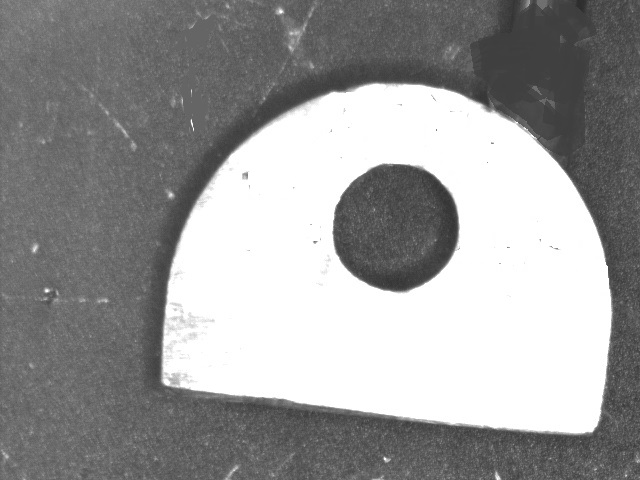
#> input picture test3.jpeg, 640 x 480 px, found by its file name
$ python ImagePreProcess.py   (older library calls are emulated)
#> lines starting #> are read from the running program, lines starting #| are printed output that depends on the picture; after the words box and inside, x2 and y2 are one past the last pixel; in counts of white or black regions, pixels touching at a corner belong together
# -*- coding: utf-8 -*-
"""
Created on Wed Nov  8 17:38:33 2017

@author: Administrator
"""

#coding:utf-8
#===============================================
#文件说明:
#       第三节:图像处理---之---在python下,怎样使用OpenCv设置ROI区域
#开发环境：
#       Ubuntu14.04+Python2.7+IDLE+IPL
#时间地点:
#       陕西师范大学　2016.11.19
#作　　者:
#       九月
#===============================================

#1--Python中ROI区域的设置也是使用Numpy中的索引来实现的
import cv2
import numpy as np
import matplotlib.pyplot as plt
#以灰度读取图片
#srcImg = cv2.imread("CZ180.jpg",0)
srcImg = cv2.imread("test3.jpeg")
#> srcImg is the input picture: shape (480, 640, 3); min 43, max 255, mean 153.2
plt.imshow(srcImg, cmap="gray")
#plt.imshow(srcImg, cmap="gray")

#cv2.imshow 必须跟随 cv2.waitKey(0)
#cv2.imshow("[srcImg]",srcImg)                  #[1]显示原始图片
#roiImag=srcImg[800:1200,0:800]
imgray = cv2.cvtColor(srcImg,cv2.COLOR_BGR2GRAY)#转成灰色图
# [7 lines of commented-out code are left out]
ret, thresh = cv2.threshold(imgray, 150, 250, cv2.THRESH_BINARY)
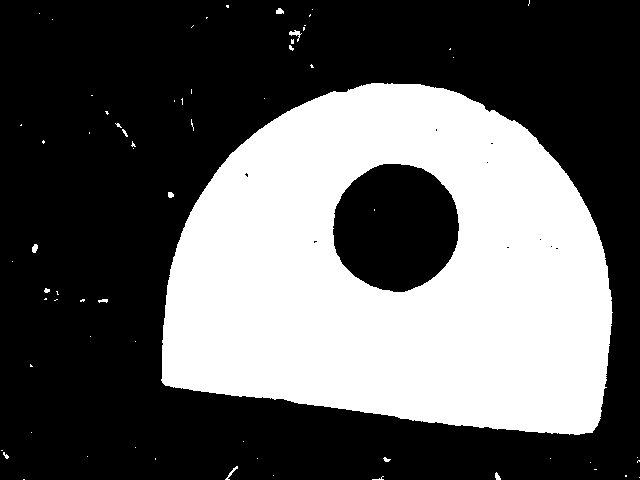
#> thresh: shape (480, 640); values 0 (black) and 250 (white), 36.7% white; 66 white regions (54 under 20 px)
#cv2.imshow("[sImg]",thresh)
#找轮廓必须有三个返回值，网上教程大部份出错
thresh,contours, hierarchy = cv2.findContours(thresh,cv2.RETR_TREE,cv2.CHAIN_APPROX_SIMPLE)
#> contours = 76 contours, 68 with area under 20; largest, box (x1, y1, x2, y2) and area: (161, 83, 613, 435) 124017, (332, 163, 460, 293) 12771, (289, 30, 302, 42) 34, (32, 244, 38, 253) 30, (276, 8, 284, 14) 26, (225, 466, 238, 480) 24, (495, 472, 501, 480) 21, (168, 192, 174, 198) 21
##plt.imshow(roiImag, cmap="gray")
#函数cv2.drawContours()可以被用来绘制轮廓。它可以根据你提供的边界点绘制任何形状。
"""
绘制轮廓
它的第一个参数是原始图像，
第二个参数是轮廓，一个python列表，
第三个参数是轮廓的索引（在绘制独立轮廓是很有用，当设置为-1时绘制所有轮廓）。
接下来的参数是轮廓的颜色和厚度。
"""
# [10 lines of commented-out code are left out]
x,y,w,h=cv2.boundingRect(contours[0])
#> x = 23; y = 479; w = 2; h = 1
img=cv2.rectangle(srcImg,(x,y),(x+w,y+h),(0,255,0),2)
cv2.imshow("img2", thresh)
kernel = cv2.getStructuringElement(cv2.MORPH_RECT, (50, 7))
closed = cv2.morphologyEx(thresh, cv2.MORPH_CLOSE, kernel)
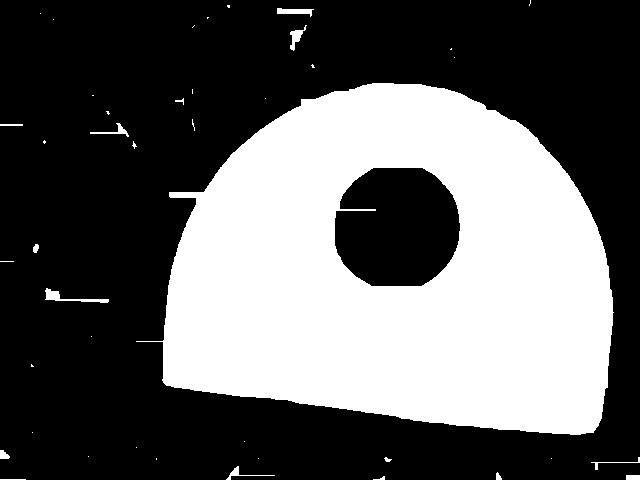
#> closed: shape (480, 640); values 0 (black) and 250 (white), 37.2% white; 42 white regions (26 under 20 px), largest, box (x1, y1, x2, y2) and area: (136, 83, 614, 435) 112841, (45, 288, 109, 303) 277, (277, 8, 314, 17) 187
#腐蚀
closed = cv2.erode(closed, None, iterations = 10)
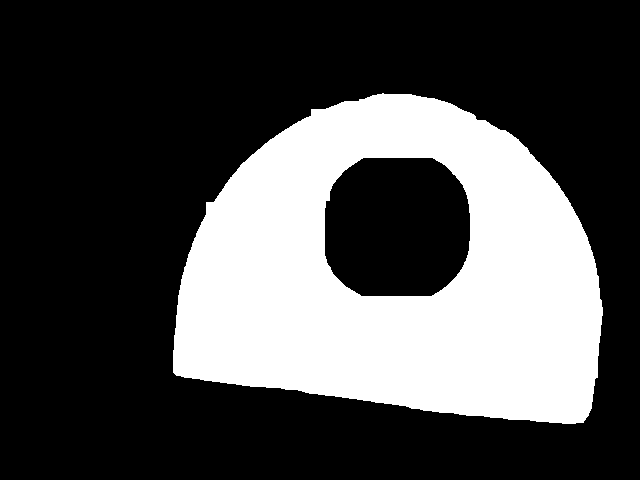
#> closed: shape (480, 640); values 0 (black) and 250 (white), 29.8% white; 1 white region, box (x1, y1, x2, y2) and area: (173, 93, 603, 424) 91687
#膨胀
closed = cv2.dilate(closed, None, iterations = 15)
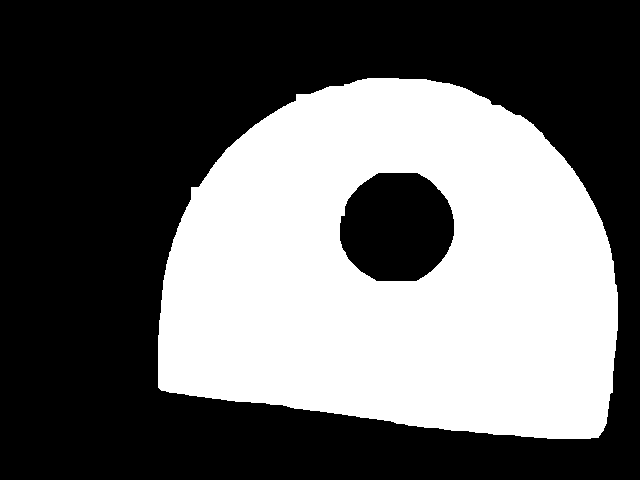
#> closed: shape (480, 640); values 0 (black) and 250 (white), 40% white; 1 white region

thresh2,contours, hierarchy = cv2.findContours(closed.copy(), cv2.RETR_EXTERNAL,cv2.CHAIN_APPROX_SIMPLE)
#> contours = 1 contour; box (x1, y1, x2, y2) and area: (158, 78, 618, 439) 132272
cv2.drawContours(srcImg,contours,-1,(0,0,255),2)
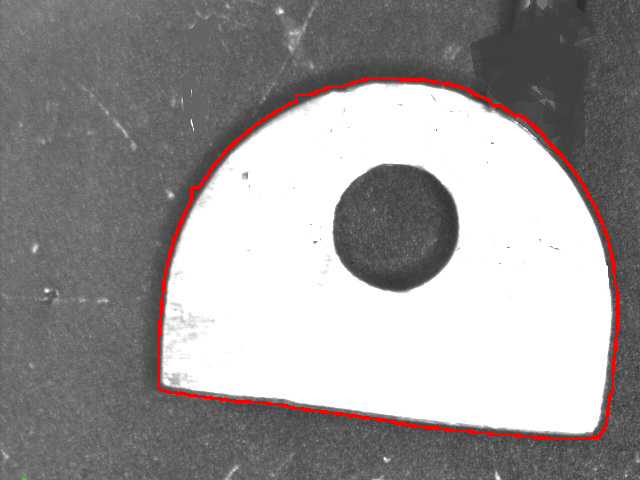
#> srcImg: shape (480, 640, 3); mean B, G, R 152, 152, 155.8
cv2.imshow("imgD2", srcImg)
#perimeter = cv2.arcLength(cnt,True)

#cv2.imshow("[sImg]",thresh)
cv2.waitKey(0)

$ run again, with test2.jpeg copied over test3.jpeg
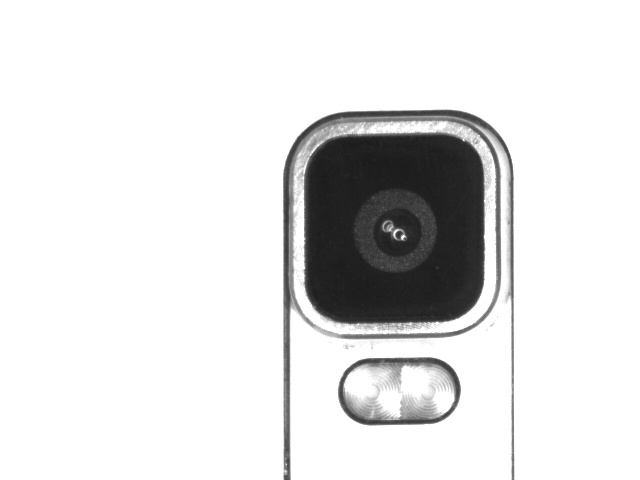
#> input picture test2.jpeg, 640 x 480 px, found by its file name
#> srcImg is the input picture: shape (480, 640, 3); min 26, max 255, mean 226.3
#> `ret, thresh = cv2.threshold(imgray, 150, 250, cv2.THRESH_BINARY)`:
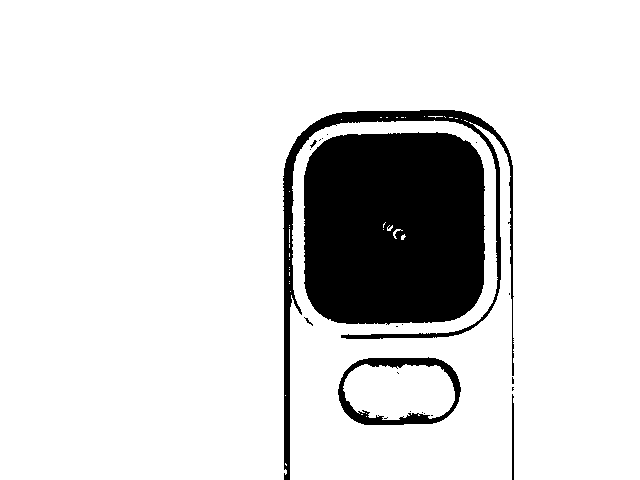
#> thresh: shape (480, 640); values 0 (black) and 250 (white), 86.6% white; 22 black regions (16 under 20 px)
#> `thresh,contours, hierarchy = cv2.findContours(thresh,cv2.RETR_TREE,cv2..`: contours = 67 contours, 61 with area under 20; largest, box (x1, y1, x2, y2) and area: (0, 0, 640, 480) 298072, (303, 131, 486, 326) 32750, (337, 356, 462, 426) 7350, (343, 364, 455, 420) 4960, (304, 317, 314, 327) 30, (309, 139, 318, 149) 30
#> x = 285; y = 463; w = 2; h = 3
#> `thresh2,contours, hierarchy = cv2.findContours(closed.copy(), cv2.RETR..`: contours = [[[0, 0], [0, 479], [639, 479], [639, 0]]]
#> `cv2.drawContours(srcImg,contours,-1,(0,0,255),2)`:
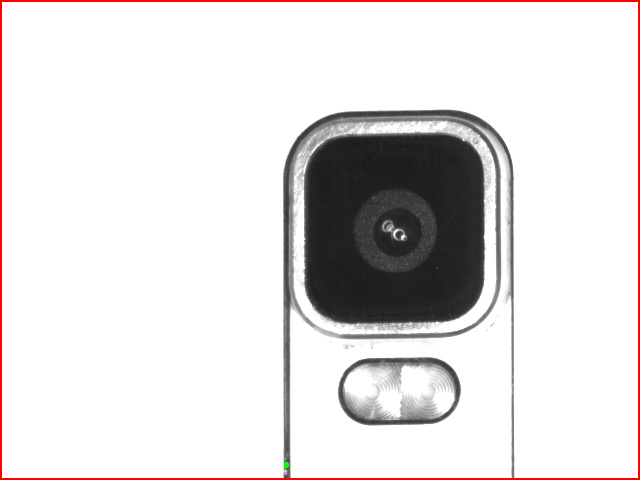
#> srcImg: shape (480, 640, 3); mean B, G, R 222.6, 222.6, 226.3

$ run again, with test4.jpeg copied over test3.jpeg
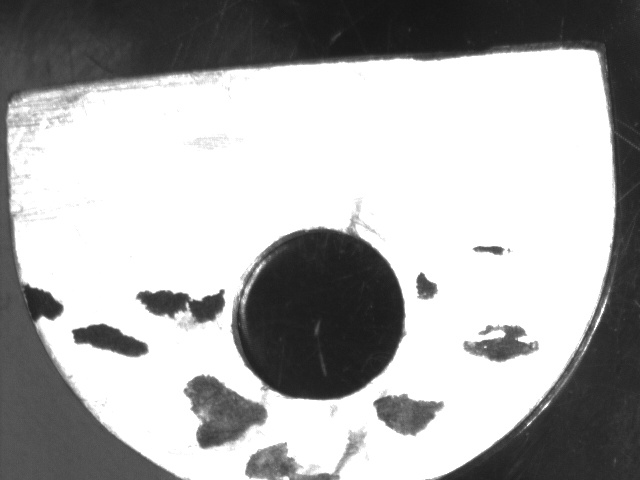
#> input picture test4.jpeg, 640 x 480 px, found by its file name
#> srcImg is the input picture: shape (480, 640, 3); min 21, max 255, mean 174.4
#> `ret, thresh = cv2.threshold(imgray, 150, 250, cv2.THRESH_BINARY)`:
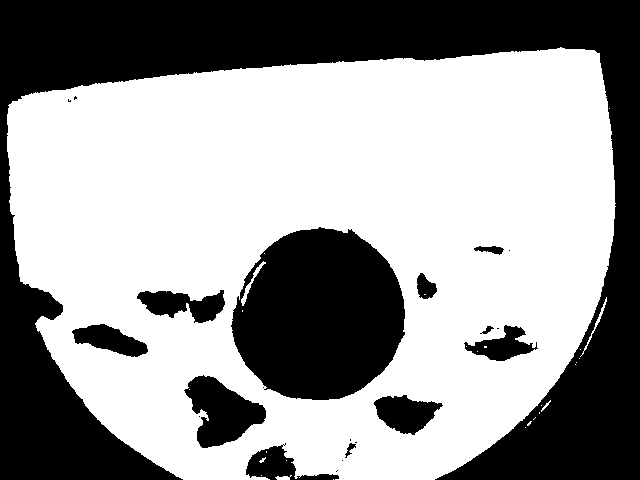
#> thresh: shape (480, 640); values 0 (black) and 250 (white), 60.6% white; 22 black regions (10 under 20 px)
#> `thresh,contours, hierarchy = cv2.findContours(thresh,cv2.RETR_TREE,cv2..`: contours = 52 contours, 38 with area under 20; largest, box (x1, y1, x2, y2) and area: (7, 47, 616, 480) 217990, (230, 226, 406, 401) 23466, (183, 374, 267, 449) 3520, (136, 289, 226, 324) 1822, (373, 394, 444, 436) 1788
#> x = 333; y = 479; w = 1
#> `thresh2,contours, hierarchy = cv2.findContours(closed.copy(), cv2.RETR..`: contours = 1 contour; box (x1, y1, x2, y2) and area: (0, 44, 640, 480) 232098
#> `cv2.drawContours(srcImg,contours,-1,(0,0,255),2)`:
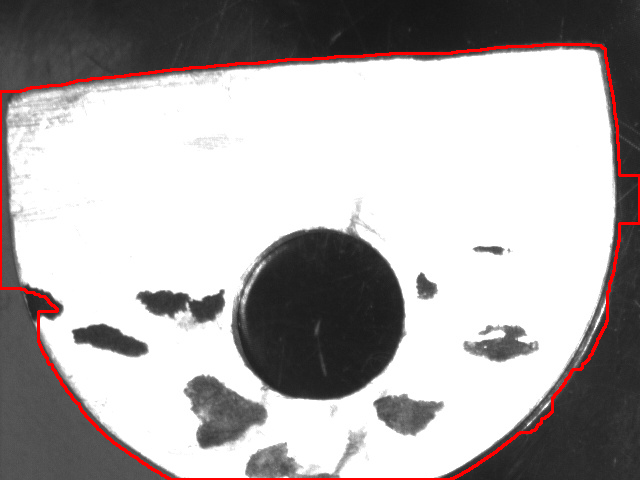
#> srcImg: shape (480, 640, 3); mean B, G, R 172.9, 172.9, 177.6

$ run again, with test5.jpeg copied over test3.jpeg
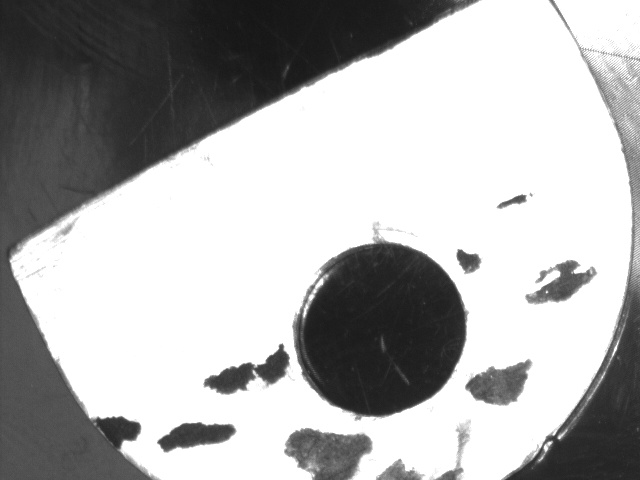
#> input picture test5.jpeg, 640 x 480 px, found by its file name
#> srcImg is the input picture: shape (480, 640, 3); min 20, max 255, mean 175.3
#> `ret, thresh = cv2.threshold(imgray, 150, 250, cv2.THRESH_BINARY)`:
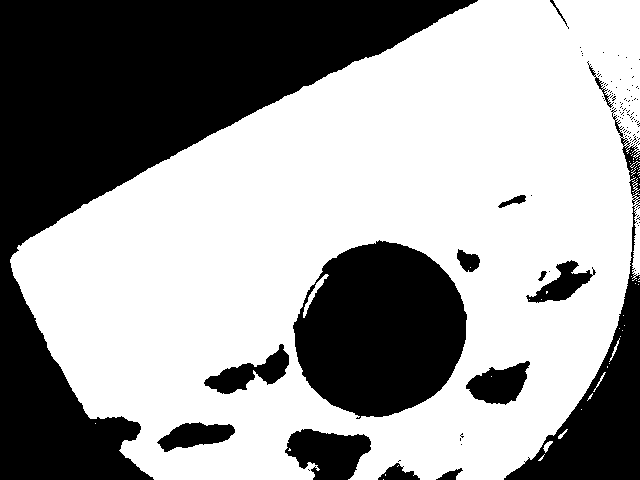
#> thresh: shape (480, 640); values 0 (black) and 250 (white), 60.9% white; 116 black regions (101 under 20 px)
#> `thresh,contours, hierarchy = cv2.findContours(thresh,cv2.RETR_TREE,cv2..`: contours = 328 contours, 310 with area under 20; largest, box (x1, y1, x2, y2) and area: (10, 0, 640, 480) 215710, (292, 239, 468, 420) 23528, (203, 343, 290, 395) 1813, (465, 360, 531, 406) 1792, (156, 421, 236, 453) 1470
#> x = 383; y = 479; w = 1
#> `thresh2,contours, hierarchy = cv2.findContours(closed.copy(), cv2.RETR..`: contours = 1 contour; box (x1, y1, x2, y2) and area: (0, 0, 640, 480) 229818
#> `cv2.drawContours(srcImg,contours,-1,(0,0,255),2)`:
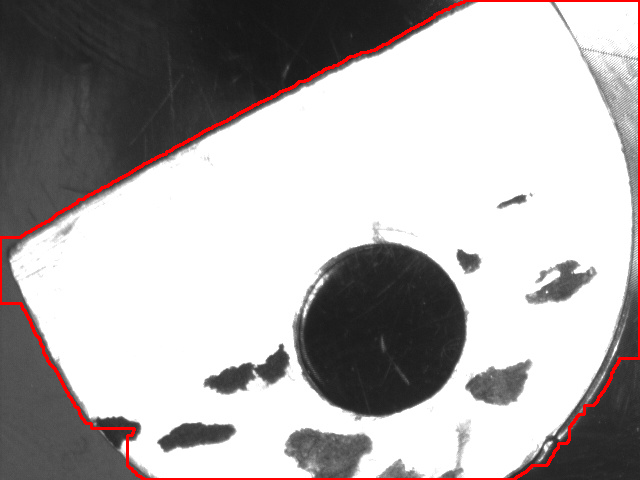
#> srcImg: shape (480, 640, 3); mean B, G, R 173.4, 173.4, 177.8
